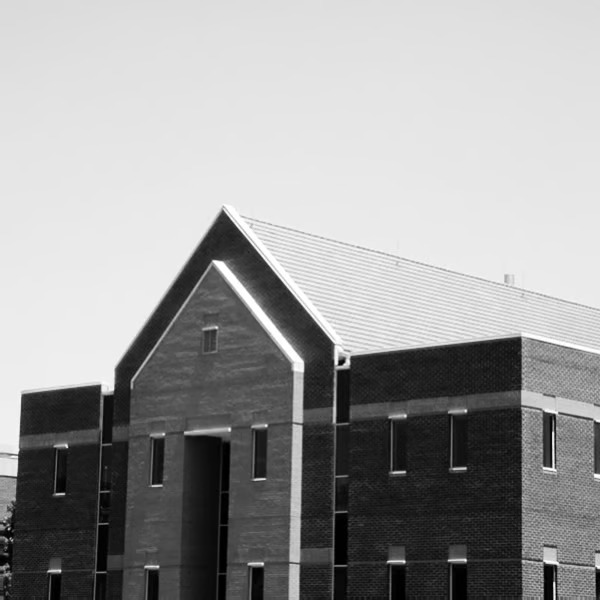
#> input picture assignment6/VH_EdgeDetection/input/image.jpg, 600 x 600 px, found by its file name
$ python main.py
#> lines starting #> are read from the running program, lines starting #| are printed output that depends on the picture
import cv2
import numpy as np

image = cv2.imread('input\\image.jpg', cv2.IMREAD_GRAYSCALE)
#> image is the input picture: shape (600, 600); min 0, max 255, mean 155.6
horizontal_filter = np.array([[-1, 0, 1],
                              [-1, 0, 1],
                              [-1, 0, 1]])

vertical_filter = np.array([[-1, -1, -1],
                            [0, 0, 0],
                            [1, 1, 1]])
rows, cols = image.shape
#> rows = 600; cols = 600
result = np.zeros((rows, cols), np.uint8)
for i in range(1, rows - 1):
    for j in range(1, cols - 1):
        small = image[i - 1:i + 2, j - 1:j + 2]
        avg = np.sum(horizontal_filter * small)
        avg2 = np.sum(vertical_filter * small)
        average = np.sqrt(pow(avg, 2.0) + pow(avg2, 2.0))
        result[i, j] = average
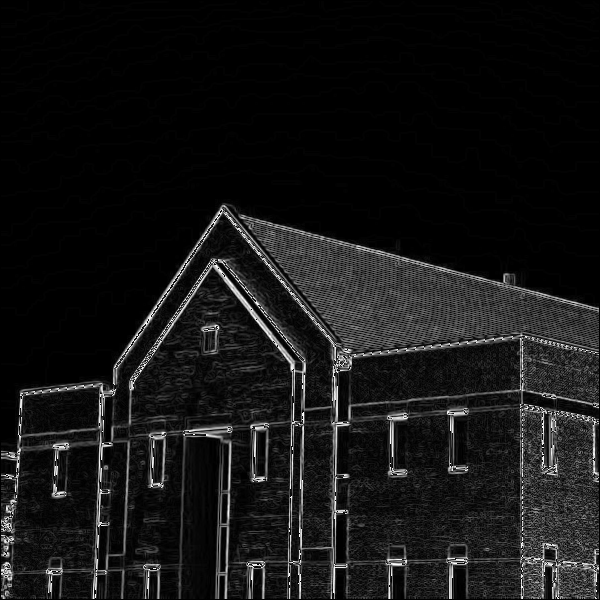
#> result: shape (600, 600); min 0, max 255, mean 21.2

cv2.imwrite('output\\result.png', result)
# cv2.imshow('image', spider)
# cv2.waitKey(0)
# cv2.destroyAllWindows()
